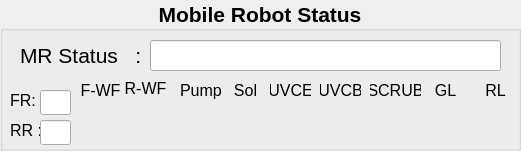
   <widget class="QGroupBox" name="mrstatus_groupBox">
    <property name="enabled">
     <bool>true</bool>
    </property>
    <property name="geometry">
     <rect>
      <x>20</x>
      <y>560</y>
      <width>521</width>
      <height>151</height>
     </rect>
    </property>
    <property name="font">
     <font>
      <pointsize>16</pointsize>
      <weight>75</weight>
      <bold>true</bold>
     </font>
    </property>
    <property name="autoFillBackground">
     <bool>false</bool>
    </property>
    <property name="title">
     <string>Mobile Robot Status</string>
    </property>
    <property name="alignment">
     <set>Qt::AlignCenter</set>
    </property>
    <property name="flat">
     <bool>false</bool>
    </property>
    <property name="checkable">
     <bool>false</bool>
    </property>
    <widget class="QLabel" name="mrstat_label">
     <property name="geometry">
      <rect>
       <x>20</x>
       <y>40</y>
       <width>131</width>
       <height>31</height>
      </rect>
     </property>
     <property name="font">
      <font>
       <weight>50</weight>
       <bold>false</bold>
      </font>
     </property>
     <property name="text">
      <string>MR Status   :</string>
     </property>
    </widget>
    <widget class="QLineEdit" name="mrstat_lineEdit">
     <property name="geometry">
      <rect>
       <x>150</x>
       <y>40</y>
       <width>351</width>
       <height>31</height>
      </rect>
     </property>
     <property name="font">
      <font>
       <pointsize>14</pointsize>
      </font>
     </property>
    </widget>
    <widget class="QLabel" name="pumpled_label">
     <property name="geometry">
      <rect>
       <x>180</x>
       <y>110</y>
       <width>31</width>
       <height>31</height>
      </rect>
     </property>
     <property name="text">
      <string/>
     </property>
     <property name="pixmap">
      <pixmap resource="resources.qrc">:/icons/gray-led-on.png</pixmap>
     </property>
     <property name="scaledContents">
      <bool>true</bool>
     </property>
    </widget>
    <widget class="QLabel" name="pumptext_label">
     <property name="geometry">
      <rect>
       <x>180</x>
       <y>80</y>
       <width>41</width>
       <height>21</height>
      </rect>
     </property>
     <property name="font">
      <font>
       <pointsize>12</pointsize>
       <weight>50</weight>
       <bold>false</bold>
      </font>
     </property>
     <property name="text">
      <string>Pump</string>
     </property>
    </widget>
    <widget class="QLabel" name="soltext_label">
     <property name="geometry">
      <rect>
       <x>230</x>
       <y>80</y>
       <width>31</width>
       <height>21</height>
      </rect>
     </property>
     <property name="font">
      <font>
       <pointsize>12</pointsize>
       <weight>50</weight>
       <bold>false</bold>
      </font>
     </property>
     <property name="text">
      <string>Sol</string>
     </property>
     <property name="alignment">
      <set>Qt::AlignCenter</set>
     </property>
    </widget>
    <widget class="QLabel" name="solled_label">
     <property name="geometry">
      <rect>
       <x>230</x>
       <y>110</y>
       <width>31</width>
       <height>31</height>
      </rect>
     </property>
     <property name="text">
      <string/>
     </property>
     <property name="pixmap">
      <pixmap resource="resources.qrc">:/icons/gray-led-on.png</pixmap>
     </property>
     <property name="scaledContents">
      <bool>true</bool>
     </property>
    </widget>
    <widget class="QLabel" name="uvcetext_label">
     <property name="geometry">
      <rect>
       <x>270</x>
       <y>80</y>
       <width>41</width>
       <height>21</height>
      </rect>
     </property>
     <property name="font">
      <font>
       <pointsize>12</pointsize>
       <weight>50</weight>
       <bold>false</bold>
      </font>
     </property>
     <property name="text">
      <string>UVCE</string>
     </property>
     <property name="alignment">
      <set>Qt::AlignCenter</set>
     </property>
    </widget>
    <widget class="QLabel" name="UVCEled_label">
     <property name="geometry">
      <rect>
       <x>280</x>
       <y>110</y>
       <width>31</width>
       <height>31</height>
      </rect>
     </property>
     <property name="text">
      <string/>
     </property>
     <property name="pixmap">
      <pixmap resource="resources.qrc">:/icons/gray-led-on.png</pixmap>
     </property>
     <property name="scaledContents">
      <bool>true</bool>
     </property>
    </widget>
    <widget class="QLabel" name="fwftext_label">
     <property name="geometry">
      <rect>
       <x>80</x>
       <y>80</y>
       <width>41</width>
       <height>21</height>
      </rect>
     </property>
     <property name="font">
      <font>
       <pointsize>12</pointsize>
       <weight>50</weight>
       <bold>false</bold>
      </font>
     </property>
     <property name="text">
      <string>F-WF</string>
     </property>
     <property name="alignment">
      <set>Qt::AlignCenter</set>
     </property>
    </widget>
    <widget class="QLabel" name="fwtled_label">
     <property name="geometry">
      <rect>
       <x>80</x>
       <y>110</y>
       <width>31</width>
       <height>31</height>
      </rect>
     </property>
     <property name="text">
      <string/>
     </property>
     <property name="pixmap">
      <pixmap resource="resources.qrc">:/icons/gray-led-on.png</pixmap>
     </property>
     <property name="scaledContents">
      <bool>true</bool>
     </property>
    </widget>
    <widget class="QLabel" name="rwftext_label">
     <property name="geometry">
      <rect>
       <x>120</x>
       <y>80</y>
       <width>51</width>
       <height>17</height>
      </rect>
     </property>
     <property name="font">
      <font>
       <pointsize>12</pointsize>
       <weight>50</weight>
       <bold>false</bold>
      </font>
     </property>
     <property name="text">
      <string>R-WF</string>
     </property>
     <property name="alignment">
      <set>Qt::AlignCenter</set>
     </property>
    </widget>
    <widget class="QLabel" name="rwtled_label">
     <property name="geometry">
      <rect>
       <x>130</x>
       <y>110</y>
       <width>31</width>
       <height>31</height>
      </rect>
     </property>
     <property name="text">
      <string/>
     </property>
     <property name="pixmap">
      <pixmap resource="resources.qrc">:/icons/gray-led-on.png</pixmap>
     </property>
     <property name="scaledContents">
      <bool>true</bool>
     </property>
    </widget>
    <widget class="QLabel" name="frantext_label">
     <property name="geometry">
      <rect>
       <x>10</x>
       <y>90</y>
       <width>31</width>
       <height>20</height>
      </rect>
     </property>
     <property name="font">
      <font>
       <pointsize>12</pointsize>
       <weight>50</weight>
       <bold>false</bold>
      </font>
     </property>
     <property name="text">
      <string>FR:</string>
     </property>
    </widget>
    <widget class="QLineEdit" name="fran_lineEdit">
     <property name="geometry">
      <rect>
       <x>40</x>
       <y>90</y>
       <width>31</width>
       <height>25</height>
      </rect>
     </property>
     <property name="font">
      <font>
       <pointsize>13</pointsize>
       <weight>50</weight>
       <bold>false</bold>
      </font>
     </property>
     <property name="alignment">
      <set>Qt::AlignCenter</set>
     </property>
    </widget>
    <widget class="QLabel" name="rrantext_label">
     <property name="geometry">
      <rect>
       <x>10</x>
       <y>120</y>
       <width>31</width>
       <height>20</height>
      </rect>
     </property>
     <property name="font">
      <font>
       <pointsize>12</pointsize>
       <weight>50</weight>
       <bold>false</bold>
      </font>
     </property>
     <property name="text">
      <string>RR :</string>
     </property>
    </widget>
    <widget class="QLineEdit" name="rran_lineEdit">
     <property name="geometry">
      <rect>
       <x>40</x>
       <y>120</y>
       <width>31</width>
       <height>25</height>
      </rect>
     </property>
     <property name="font">
      <font>
       <pointsize>13</pointsize>
       <weight>50</weight>
       <bold>false</bold>
      </font>
     </property>
     <property name="alignment">
      <set>Qt::AlignCenter</set>
     </property>
    </widget>
    <widget class="QLabel" name="uvcbtext_label">
     <property name="geometry">
      <rect>
       <x>320</x>
       <y>80</y>
       <width>41</width>
       <height>21</height>
      </rect>
     </property>
     <property name="font">
      <font>
       <pointsize>12</pointsize>
       <weight>50</weight>
       <bold>false</bold>
      </font>
     </property>
     <property name="text">
      <string>UVCB</string>
     </property>
     <property name="alignment">
      <set>Qt::AlignCenter</set>
     </property>
    </widget>
    <widget class="QLabel" name="UVCBled_label">
     <property name="geometry">
      <rect>
       <x>330</x>
       <y>110</y>
       <width>31</width>
       <height>31</height>
      </rect>
     </property>
     <property name="text">
      <string/>
     </property>
     <property name="pixmap">
      <pixmap resource="resources.qrc">:/icons/gray-led-on.png</pixmap>
     </property>
     <property name="scaledContents">
      <bool>true</bool>
     </property>
    </widget>
    <widget class="QLabel" name="scrubtext_label">
     <property name="geometry">
      <rect>
       <x>370</x>
       <y>80</y>
       <width>51</width>
       <height>21</height>
      </rect>
     </property>
     <property name="font">
      <font>
       <pointsize>12</pointsize>
       <weight>50</weight>
       <bold>false</bold>
      </font>
     </property>
     <property name="text">
      <string>SCRUB</string>
     </property>
     <property name="alignment">
      <set>Qt::AlignCenter</set>
     </property>
    </widget>
    <widget class="QLabel" name="Scrubled_label">
     <property name="geometry">
      <rect>
       <x>380</x>
       <y>110</y>
       <width>31</width>
       <height>31</height>
      </rect>
     </property>
     <property name="text">
      <string/>
     </property>
     <property name="pixmap">
      <pixmap resource="resources.qrc">:/icons/gray-led-on.png</pixmap>
     </property>
     <property name="scaledContents">
      <bool>true</bool>
     </property>
    </widget>
    <widget class="QLabel" name="glaserled_label">
     <property name="geometry">
      <rect>
       <x>430</x>
       <y>110</y>
       <width>31</width>
       <height>31</height>
      </rect>
     </property>
     <property name="text">
      <string/>
     </property>
     <property name="pixmap">
      <pixmap resource="resources.qrc">:/icons/gray-led-on.png</pixmap>
     </property>
     <property name="scaledContents">
      <bool>true</bool>
     </property>
    </widget>
    <widget class="QLabel" name="glasertext_label">
     <property name="geometry">
      <rect>
       <x>430</x>
       <y>80</y>
       <width>31</width>
       <height>21</height>
      </rect>
     </property>
     <property name="font">
      <font>
       <pointsize>12</pointsize>
       <weight>50</weight>
       <bold>false</bold>
      </font>
     </property>
     <property name="text">
      <string>GL</string>
     </property>
     <property name="alignment">
      <set>Qt::AlignCenter</set>
     </property>
    </widget>
    <widget class="QLabel" name="rlasertext_label">
     <property name="geometry">
      <rect>
       <x>480</x>
       <y>80</y>
       <width>31</width>
       <height>21</height>
      </rect>
     </property>
     <property name="font">
      <font>
       <pointsize>12</pointsize>
       <weight>50</weight>
       <bold>false</bold>
      </font>
     </property>
     <property name="text">
      <string>RL</string>
     </property>
     <property name="alignment">
      <set>Qt::AlignCenter</set>
     </property>
    </widget>
    <widget class="QLabel" name="rlaserled_label">
     <property name="geometry">
      <rect>
       <x>480</x>
       <y>110</y>
       <width>31</width>
       <height>31</height>
      </rect>
     </property>
     <property name="text">
      <string/>
     </property>
     <property name="pixmap">
      <pixmap resource="resources.qrc">:/icons/gray-led-on.png</pixmap>
     </property>
     <property name="scaledContents">
      <bool>true</bool>
     </property>
    </widget>
   </widget>
